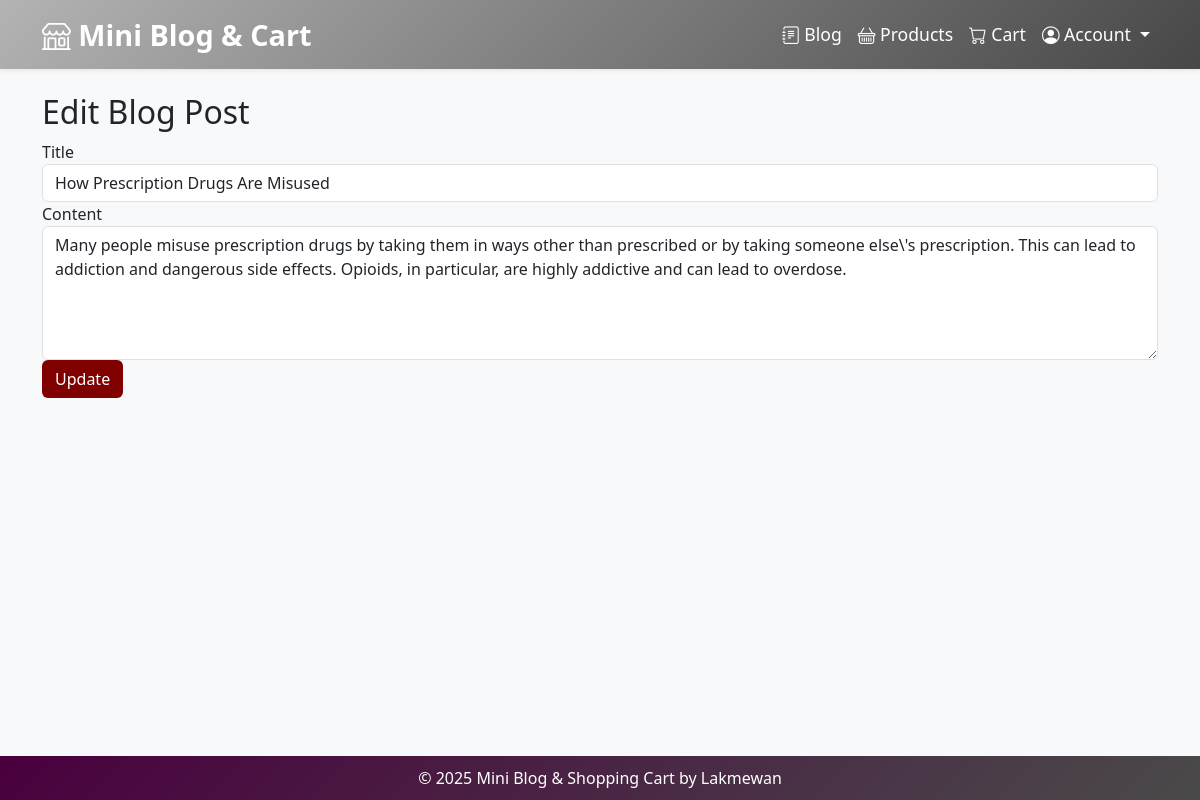
The app's page /blog/edit.php?id=42 (signed in) with its own data.
### tables this page shows
CREATE TABLE `posts` (
  `id` int(11) NOT NULL,
  `user_id` int(11) DEFAULT NULL,
  `title` varchar(255) NOT NULL,
  `content` text NOT NULL,
  `created_at` timestamp NOT NULL DEFAULT current_timestamp()
);

### blog/edit.php (the view, shortened to what this page needs)
<?php
include '../includes/db.php';
$post_id = $_GET['id'];
$stmt = $pdo->prepare("SELECT * FROM posts WHERE id = ? AND user_id = ?");
$stmt->execute([$post_id, $_SESSION['user_id']]);
$post = $stmt->fetch();
?>
<?php include '../includes/header.php'; ?>
<h2>Edit Blog Post</h2>
<form method="POST">
    <div class="form-group">
        <label>Title</label>
        <input type="text" name="title" class="form-control" value="<?= $post['title'] ?>" required>
    </div>
    <div class="form-group">
        <label>Content</label>
        <textarea name="content" class="form-control" rows="5" required><?= $post['content'] ?></textarea>
    </div>
    <button type="submit" class="btn" style="background-color: #800000; color: #fff;">Update</button>
</form>
<?php include '../includes/footer.php'; ?>

### includes/header.php (style rules this page uses)
body { background-color: #f8f9fa; }

### records on screen
posts: title "How Prescription Drugs Are Misused", content "Many people misuse prescription drugs by taking them in ways other than prescribed or by taking someone else\\'s prescription. This can lead to addiction and dangerous side effects. Opioids, in particular, are highly addictive and can lead to overdose."
